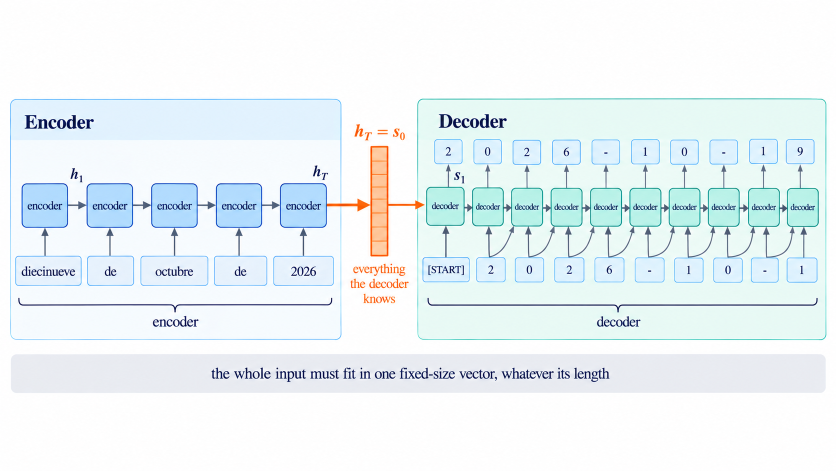
#> input picture sessions/05_sequences/figures/s05_f08_seq2seq_original.png, 1672 x 941 px (shown at 1/2 size)
$ python fix_s05_f08_seq2seq.py s05_f08_seq2seq_original.png s05_f08_seq2seq.png
#> lines starting #> are read from the running program, lines starting #| are printed output that depends on the picture; after the words box and inside, x2 and y2 are one past the last pixel; in counts of white or black regions, pixels touching at a corner belong together
"""Fix S05-F08 (generated image): each decoder step after the first received two inputs,
the character chip below it and a curved arrow from the chip to its left. With teacher
forcing, step tau receives only y_{tau-1}, which is already the chip below it. Remove the
curves and redraw one straight arrow per step.

Usage: python fix_s05_f08_seq2seq.py s05_f08_seq2seq_original.png s05_f08_seq2seq.png
"""
import sys
import numpy as np
from PIL import Image, ImageDraw

src, dst = sys.argv[1], sys.argv[2]
im = Image.open(src).convert('RGB')
#> im is the input picture: PIL image 1672x941 RGB; mean R, G, B 235.1, 243.4, 246.1
a = np.asarray(im).copy()
assert a.shape[:2] == (941, 1672), a.shape

BOX_BOTTOM, CHIP_TOP = 455, 515                 # decoder boxes end / input chips start
XS = [977, 1056, 1136, 1216, 1295, 1375, 1454, 1532, 1607]   # steps 2..10 (step 1 has no curve)
color = tuple(int(c) for c in a[480, 891])      # arrow color of the untouched first step
#> color = (71, 87, 114)
bg = a[480, 940].copy()                         # panel fill between the rows
#> bg = [236, 249, 245]

a[BOX_BOTTOM - 2:CHIP_TOP, 935:1645] = bg       # erase straight arrows, curves and their heads (steps 2..10)
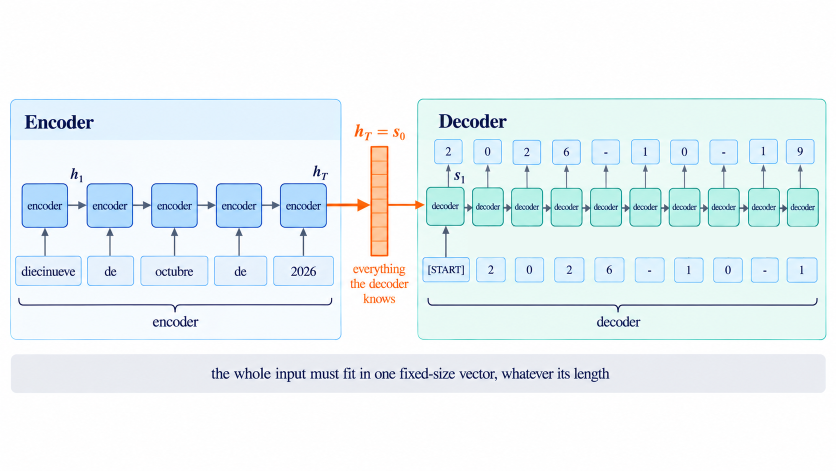
#> a: shape (941, 1672, 3) (shown at 1/2 size); 2.75% of pixels changed, all inside (x1, y1, x2, y2) = (935, 453, 1645, 515)
im = Image.fromarray(a)
d = ImageDraw.Draw(im)
for x in XS:
    d.line([(x, CHIP_TOP - 1), (x, BOX_BOTTOM + 12)], fill=color, width=2)
    d.polygon([(x - 6, BOX_BOTTOM + 13), (x + 6, BOX_BOTTOM + 13), (x, BOX_BOTTOM + 1)], fill=color)
im.save(dst)
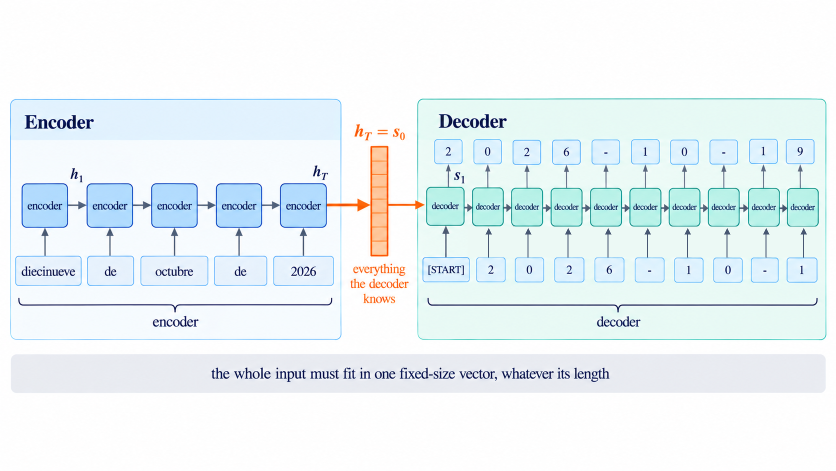
#> saved as s05_f08_seq2seq.png: PIL image 1672x941 RGB (shown at 1/2 size); mean R, G, B 235.3, 243.6, 246.3
print('saved', dst)

$ run again, with sessions/05_sequences/figures/s05_f02_windows_split.png copied over sessions/05_sequences/figures/s05_f08_seq2seq_original.png
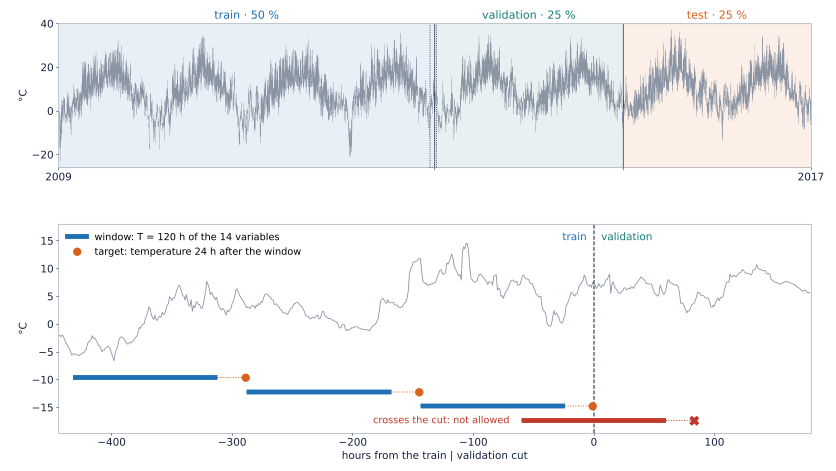
#> input picture sessions/05_sequences/figures/s05_f02_windows_split.png, 1672 x 941 px (shown at 1/2 size)
#> color = (255, 255, 255)
#> bg = [255, 255, 255]
#> `a[BOX_BOTTOM - 2:CHIP_TOP, 935:1645] = bg`:
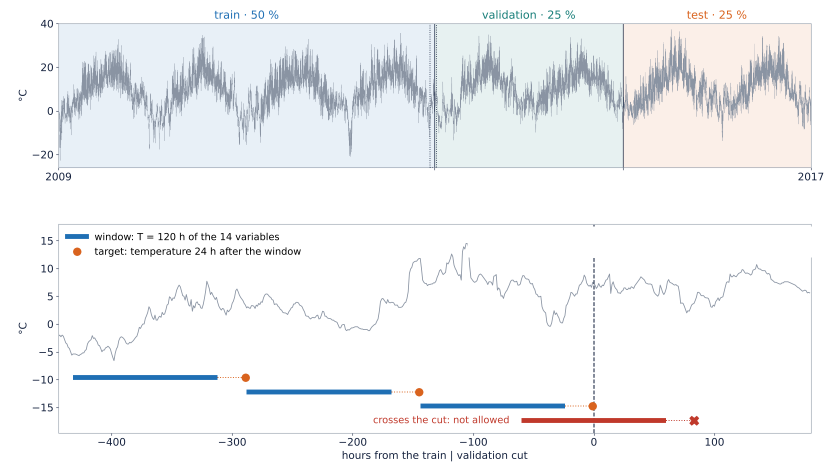
#> a: shape (941, 1672, 3) (shown at 1/2 size); mean R, G, B 241.9, 243.4, 244.9
